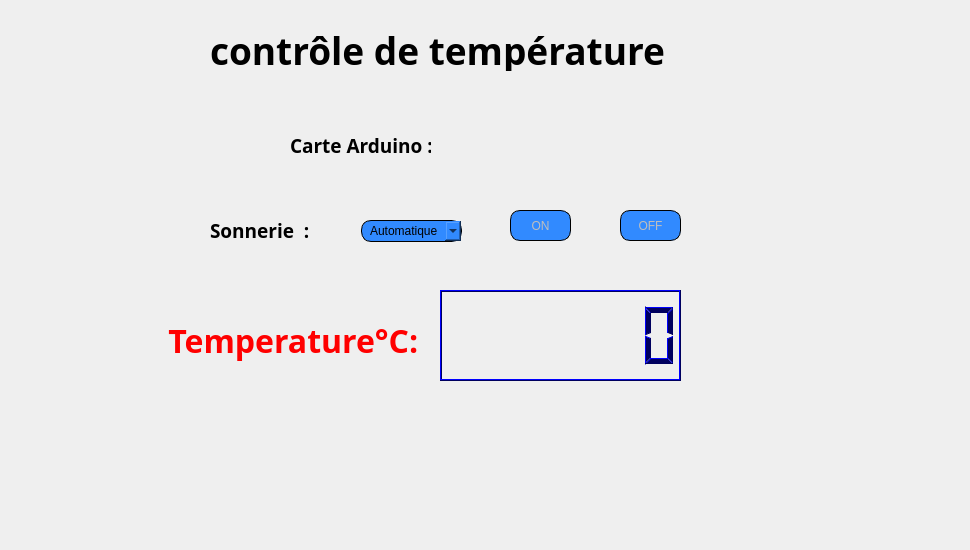
     <widget class="QWidget" name="tab_16">
      <attribute name="icon">
       <iconset>
        <normaloff>:/images/temperature.png</normaloff>:/images/temperature.png</iconset>
      </attribute>
      <attribute name="title">
       <string>Contrôle de température</string>
      </attribute>
      <widget class="QPushButton" name="buttonon_2">
       <property name="enabled">
        <bool>false</bool>
       </property>
       <property name="geometry">
        <rect>
         <x>510</x>
         <y>210</y>
         <width>61</width>
         <height>31</height>
        </rect>
       </property>
       <property name="styleSheet">
        <string notr="true">	border: 1px solid black;
border-radius: 10px;
padding: 0 8px;
background: #318aff;
font: bold, &quot;Arial&quot;;;
text-align:center;</string>
       </property>
       <property name="text">
        <string>ON</string>
       </property>
      </widget>
      <widget class="QLabel" name="temp_label_4">
       <property name="geometry">
        <rect>
         <x>210</x>
         <y>210</y>
         <width>111</width>
         <height>41</height>
        </rect>
       </property>
       <property name="font">
        <font>
         <family>Trebuchet MS</family>
         <pointsize>14</pointsize>
         <weight>75</weight>
         <bold>true</bold>
        </font>
       </property>
       <property name="text">
        <string>Sonnerie  :</string>
       </property>
      </widget>
      <widget class="QWidget" name="layoutWidget_3">
       <property name="geometry">
        <rect>
         <x>440</x>
         <y>290</y>
         <width>241</width>
         <height>91</height>
        </rect>
       </property>
       <layout class="QHBoxLayout" name="horizontalLayout_2">
        <item>
         <widget class="QLCDNumber" name="temp_lcdNumber_2">
          <property name="palette">
           <palette>
            <active>
             <colorrole role="WindowText">
              <brush brushstyle="SolidPattern">
               <color alpha="255">
                <red>0</red>
                <green>0</green>
                <blue>94</blue>
               </color>
              </brush>
             </colorrole>
             <colorrole role="Button">
              <brush brushstyle="SolidPattern">
               <color alpha="255">
                <red>110</red>
                <green>165</green>
                <blue>165</blue>
               </color>
              </brush>
             </colorrole>
             <colorrole role="Light">
              <brush brushstyle="SolidPattern">
               <color alpha="255">
                <red>0</red>
                <green>0</green>
                <blue>255</blue>
               </color>
              </brush>
             </colorrole>
             <colorrole role="Dark">
              <brush brushstyle="SolidPattern">
               <color alpha="255">
                <red>0</red>
                <green>0</green>
                <blue>94</blue>
               </color>
              </brush>
             </colorrole>
             <colorrole role="Text">
              <brush brushstyle="SolidPattern">
               <color alpha="255">
                <red>60</red>
                <green>60</green>
                <blue>60</blue>
               </color>
              </brush>
             </colorrole>
             <colorrole role="ButtonText">
              <brush brushstyle="SolidPattern">
               <color alpha="255">
                <red>76</red>
                <green>76</green>
                <blue>76</blue>
               </color>
              </brush>
             </colorrole>
             <colorrole role="Base">
              <brush brushstyle="SolidPattern">
               <color alpha="255">
                <red>110</red>
                <green>165</green>
                <blue>165</blue>
               </color>
              </brush>
             </colorrole>
             <colorrole role="Window">
              <brush brushstyle="SolidPattern">
               <color alpha="255">
                <red>110</red>
                <green>165</green>
                <blue>165</blue>
               </color>
              </brush>
             </colorrole>
             <colorrole role="PlaceholderText">
              <brush brushstyle="NoBrush">
               <color alpha="128">
                <red>60</red>
                <green>60</green>
                <blue>60</blue>
               </color>
              </brush>
             </colorrole>
            </active>
            <inactive>
             <colorrole role="WindowText">
              <brush brushstyle="SolidPattern">
               <color alpha="255">
                <red>0</red>
                <green>0</green>
                <blue>94</blue>
               </color>
              </brush>
             </colorrole>
             <colorrole role="Button">
              <brush brushstyle="SolidPattern">
               <color alpha="255">
                <red>110</red>
                <green>165</green>
                <blue>165</blue>
               </color>
              </brush>
             </colorrole>
             <colorrole role="Light">
              <brush brushstyle="SolidPattern">
               <color alpha="255">
                <red>0</red>
                <green>0</green>
                <blue>255</blue>
               </color>
              </brush>
             </colorrole>
             <colorrole role="Dark">
              <brush brushstyle="SolidPattern">
               <color alpha="255">
                <red>0</red>
                <green>0</green>
                <blue>94</blue>
               </color>
              </brush>
             </colorrole>
             <colorrole role="Text">
              <brush brushstyle="SolidPattern">
               <color alpha="255">
                <red>60</red>
                <green>60</green>
                <blue>60</blue>
               </color>
              </brush>
             </colorrole>
             <colorrole role="ButtonText">
              <brush brushstyle="SolidPattern">
               <color alpha="255">
                <red>76</red>
                <green>76</green>
                <blue>76</blue>
               </color>
              </brush>
             </colorrole>
             <colorrole role="Base">
              <brush brushstyle="SolidPattern">
               <color alpha="255">
                <red>110</red>
                <green>165</green>
                <blue>165</blue>
               </color>
              </brush>
             </colorrole>
             <colorrole role="Window">
              <brush brushstyle="SolidPattern">
               <color alpha="255">
                <red>110</red>
                <green>165</green>
                <blue>165</blue>
               </color>
              </brush>
             </colorrole>
             <colorrole role="PlaceholderText">
              <brush brushstyle="NoBrush">
               <color alpha="128">
                <red>60</red>
                <green>60</green>
                <blue>60</blue>
               </color>
              </brush>
             </colorrole>
            </inactive>
            <disabled>
             <colorrole role="WindowText">
              <brush brushstyle="SolidPattern">
               <color alpha="255">
                <red>0</red>
                <green>0</green>
                <blue>94</blue>
               </color>
              </brush>
             </colorrole>
             <colorrole role="Button">
              <brush brushstyle="SolidPattern">
               <color alpha="255">
                <red>110</red>
                <green>165</green>
                <blue>165</blue>
               </color>
              </brush>
             </colorrole>
             <colorrole role="Light">
              <brush brushstyle="SolidPattern">
               <color alpha="255">
                <red>0</red>
                <green>0</green>
                <blue>255</blue>
               </color>
              </brush>
             </colorrole>
             <colorrole role="Dark">
              <brush brushstyle="SolidPattern">
               <color alpha="255">
                <red>0</red>
                <green>0</green>
                <blue>94</blue>
               </color>
              </brush>
             </colorrole>
             <colorrole role="Text">
              <brush brushstyle="SolidPattern">
               <color alpha="255">
                <red>0</red>
                <green>0</green>
                <blue>94</blue>
               </color>
              </brush>
             </colorrole>
             <colorrole role="ButtonText">
              <brush brushstyle="SolidPattern">
               <color alpha="255">
                <red>0</red>
                <green>0</green>
                <blue>94</blue>
               </color>
              </brush>
             </colorrole>
             <colorrole role="Base">
              <brush brushstyle="SolidPattern">
               <color alpha="255">
                <red>110</red>
                <green>165</green>
                <blue>165</blue>
               </color>
              </brush>
             </colorrole>
             <colorrole role="Window">
              <brush brushstyle="SolidPattern">
               <color alpha="255">
                <red>110</red>
                <green>165</green>
                <blue>165</blue>
               </color>
              </brush>
             </colorrole>
             <colorrole role="PlaceholderText">
              <brush brushstyle="NoBrush">
               <color alpha="128">
                <red>60</red>
                <green>60</green>
                <blue>60</blue>
               </color>
              </brush>
             </colorrole>
            </disabled>
           </palette>
          </property>
          <property name="styleSheet">
           <string notr="true"/>
          </property>
          <property name="digitCount">
           <number>7</number>
          </property>
         </widget>
        </item>
       </layout>
      </widget>
      <widget class="QLabel" name="label_alert">
       <property name="geometry">
        <rect>
         <x>220</x>
         <y>400</y>
         <width>491</width>
         <height>51</height>
        </rect>
       </property>
       <property name="font">
        <font>
         <pointsize>26</pointsize>
         <weight>75</weight>
         <bold>true</bold>
        </font>
       </property>
       <property name="styleSheet">
        <string notr="true">color:RED;</string>
       </property>
       <property name="text">
        <string/>
       </property>
      </widget>
      <widget class="QLabel" name="temp_label_5">
       <property name="geometry">
        <rect>
         <x>160</x>
         <y>310</y>
         <width>261</width>
         <height>61</height>
        </rect>
       </property>
       <property name="font">
        <font>
         <family>Trebuchet MS</family>
         <pointsize>24</pointsize>
         <weight>75</weight>
         <bold>true</bold>
         <underline>false</underline>
        </font>
       </property>
       <property name="styleSheet">
        <string notr="true">color: rgb(255, 0, 0);</string>
       </property>
       <property name="text">
        <string> Temperature°C:</string>
       </property>
       <property name="textFormat">
        <enum>Qt::AutoText</enum>
       </property>
      </widget>
      <widget class="QPushButton" name="buttonoff_2">
       <property name="enabled">
        <bool>false</bool>
       </property>
       <property name="geometry">
        <rect>
         <x>620</x>
         <y>210</y>
         <width>61</width>
         <height>31</height>
        </rect>
       </property>
       <property name="styleSheet">
        <string notr="true">	border: 1px solid black;
border-radius: 10px;
padding: 0 8px;
background: #318aff;
font: bold, &quot;Arial&quot;;;
text-align:center;</string>
       </property>
       <property name="text">
        <string>OFF</string>
       </property>
      </widget>
      <widget class="QLabel" name="label_controle_temp">
       <property name="geometry">
        <rect>
         <x>210</x>
         <y>30</y>
         <width>551</width>
         <height>41</height>
        </rect>
       </property>
       <property name="font">
        <font>
         <family>Trebuchet MS</family>
         <pointsize>28</pointsize>
         <weight>75</weight>
         <bold>true</bold>
        </font>
       </property>
       <property name="text">
        <string>contrôle de température</string>
       </property>
       <property name="textFormat">
        <enum>Qt::AutoText</enum>
       </property>
      </widget>
      <widget class="QLabel" name="label_temp">
       <property name="geometry">
        <rect>
         <x>150</x>
         <y>80</y>
         <width>711</width>
         <height>391</height>
        </rect>
       </property>
       <property name="text">
        <string/>
       </property>
       <property name="pixmap">
        <pixmap>:/images/imf.jpg</pixmap>
       </property>
      </widget>
      <widget class="QLabel" name="label_historrys">
       <property name="geometry">
        <rect>
         <x>0</x>
         <y>0</y>
         <width>961</width>
         <height>541</height>
        </rect>
       </property>
       <property name="text">
        <string/>
       </property>
       <property name="pixmap">
        <pixmap>:/images/haya.png</pixmap>
       </property>
      </widget>
      <widget class="QLabel" name="temp_label_7">
       <property name="geometry">
        <rect>
         <x>290</x>
         <y>120</y>
         <width>141</width>
         <height>51</height>
        </rect>
       </property>
       <property name="font">
        <font>
         <family>Trebuchet MS</family>
         <pointsize>14</pointsize>
         <weight>75</weight>
         <bold>true</bold>
        </font>
       </property>
       <property name="text">
        <string>Carte Arduino :</string>
       </property>
      </widget>
      <widget class="QLabel" name="label_connect">
       <property name="geometry">
        <rect>
         <x>470</x>
         <y>120</y>
         <width>71</width>
         <height>41</height>
        </rect>
       </property>
       <property name="text">
        <string/>
       </property>
       <property name="pixmap">
        <pixmap>:/images/usb.png</pixmap>
       </property>
       <property name="scaledContents">
        <bool>true</bool>
       </property>
      </widget>
      <widget class="QComboBox" name="combotype">
       <property name="geometry">
        <rect>
         <x>361</x>
         <y>220</y>
         <width>101</width>
         <height>22</height>
        </rect>
       </property>
       <property name="styleSheet">
        <string notr="true">	border: 1px solid black;
border-radius: 10px;
padding: 0 8px;
background: #318aff;
font: bold, &quot;Arial&quot;;;
text-align:center;</string>
       </property>
       <item>
        <property name="text">
         <string>Automatique</string>
        </property>
       </item>
       <item>
        <property name="text">
         <string>Manuelle</string>
        </property>
       </item>
      </widget>
      <widget class="QLabel" name="label_alert_3">
       <property name="geometry">
        <rect>
         <x>730</x>
         <y>400</y>
         <width>61</width>
         <height>51</height>
        </rect>
       </property>
       <property name="text">
        <string/>
       </property>
       <property name="pixmap">
        <pixmap>:/images/thermometerr.png</pixmap>
       </property>
       <property name="scaledContents">
        <bool>true</bool>
       </property>
      </widget>
      <widget class="QLabel" name="label_etat_2">
       <property name="geometry">
        <rect>
         <x>760</x>
         <y>200</y>
         <width>51</width>
         <height>51</height>
        </rect>
       </property>
       <property name="text">
        <string/>
       </property>
       <property name="pixmap">
        <pixmap>:/images/mute.png</pixmap>
       </property>
       <property name="scaledContents">
        <bool>true</bool>
       </property>
      </widget>
      <widget class="QLabel" name="label_141">
       <property name="geometry">
        <rect>
         <x>170</x>
         <y>120</y>
         <width>101</width>
         <height>51</height>
        </rect>
       </property>
       <property name="text">
        <string/>
       </property>
       <property name="pixmap">
        <pixmap>:/images/arduino.png</pixmap>
       </property>
       <property name="scaledContents">
        <bool>true</bool>
       </property>
      </widget>
      <zorder>buttonon_2</zorder>
      <zorder>temp_label_4</zorder>
      <zorder>layoutWidget_3</zorder>
      <zorder>temp_label_5</zorder>
      <zorder>buttonoff_2</zorder>
      <zorder>label_alert_3</zorder>
      <zorder>label_141</zorder>
      <zorder>label_historrys</zorder>
      <zorder>label_temp</zorder>
      <zorder>label_alert</zorder>
      <zorder>label_controle_temp</zorder>
      <zorder>temp_label_7</zorder>
      <zorder>label_connect</zorder>
      <zorder>combotype</zorder>
      <zorder>label_etat_2</zorder>
     </widget>
